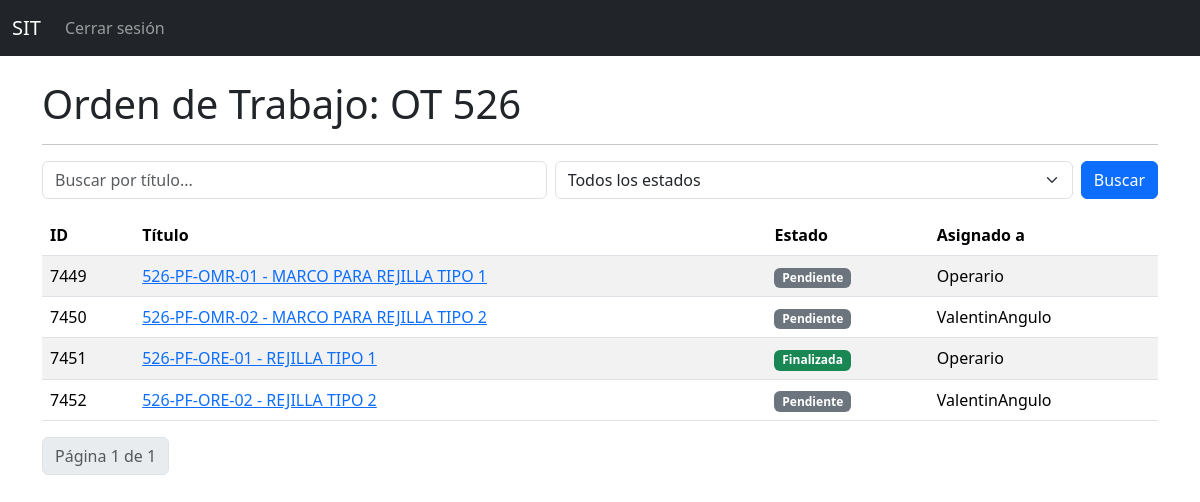
Screenshot of /ordenes/24/ (signed in) with the database file from the repository.
### tareas_app/models.py (models this page shows, shortened)
class OrdenDeTrabajo(models.Model):
    nombre = models.CharField(max_length=200)
    descripcion = models.TextField(blank=True)
    archivo_excel = models.FileField(upload_to='ordenes_excel/', blank=True, null=True)
    fecha_creacion = models.DateTimeField(auto_now_add=True)
    creada_por = models.ForeignKey(Empleado, null=True, blank=True, on_delete=models.SET_NULL)

class Tarea(models.Model):
    titulo = models.CharField(max_length=100)
    descripcion = models.TextField()
    asignado_a = models.ForeignKey(Empleado, on_delete=models.SET_NULL, null=True, blank=True, related_name="tareas_asignadas")
    creada_por = models.ForeignKey(Empleado, null=True, blank=True, on_delete=models.SET_NULL)
    fecha_creacion = models.DateTimeField(auto_now_add=True)
    plano = models.ImageField(upload_to='planos/', null=True, blank=True)
    estado = models.CharField(max_length=20, choices=ESTADOS, default='pendiente')
    orden = models.ForeignKey(OrdenDeTrabajo, related_name='tareas', on_delete=models.CASCADE, null=True, blank=True)
    estructura = models.CharField(max_length=100, blank=True)
    plano_codigo = models.CharField(max_length=50, blank=True)
    posicion = models.CharField(max_length=50, blank=True)
    denominacion = models.CharField(max_length=100, blank=True)
    cantidad = models.IntegerField(null=True, blank=True)
    peso_unitario = models.FloatField(null=True, blank=True)
    peso_total = models.FloatField(null=True, blank=True)

class Empleado(models.Model):
    usuario = models.OneToOneField(User, on_delete=models.CASCADE, null=True, blank=True)
    nombre = models.CharField(max_length=100)
    perfil = models.CharField(max_length=50, choices=PERFILES)

### tareas_app/views.py (the view, shortened to what this page needs)
# urls.py: path('ordenes/<int:orden_id>/', views.detalle_orden_trabajo, name='detalle_orden_trabajo'),
@login_required
def detalle_orden_trabajo(request, orden_id):
    orden = get_object_or_404(OrdenDeTrabajo, id=orden_id)
    empleado = Empleado.objects.get(usuario=request.user)
    if not puede_ver_avances(empleado):
        return HttpResponseForbidden("No tenés acceso a esta orden.")
    tareas = orden.tareas.all()
    busqueda = request.GET.get('q', '')
    if busqueda:
        tareas = tareas.filter(titulo__icontains=busqueda)
    estado = request.GET.get('estado', '')
    if estado:
        tareas = tareas.filter(estado=estado)
    paginator = Paginator(tareas, 100)
    page_number = request.GET.get('page')
    page_obj = paginator.get_page(page_number)
    operarios = Empleado.objects.filter(perfil__in=['armador', 'soldador', 'pintor', 'corte'])
    return render(request, 'tareas/detalle_orden_trabajo.html', {
        'orden': orden,
        'tareas': page_obj,
        'operarios': operarios,
        'perfil_usuario': empleado.perfil,
        'busqueda': busqueda,
        'estado_seleccionado': estado
    })

### tareas_app/views.py (called while the page is built)
def puede_ver_avances(empleado):
    return empleado.perfil in ['administrador', 'ppc', 'produccion', 'calidad', 'despacho', 'ingenieria']

### templates/tareas/detalle_orden_trabajo.html (shortened to what this page needs)
{% extends "base.html" %}
{% block content %}
<h1>Orden de Trabajo: {{ orden.nombre }}</h1>
<hr>
<form method="get" class="d-flex mb-3">
    <input type="text" name="q" placeholder="Buscar por título..." class="form-control me-2" value="{{ busqueda }}">
    <select name="estado" class="form-select me-2" onchange="this.form.submit()">
        <option value="">Todos los estados</option>
    </select>
    <button type="submit" class="btn btn-primary">Buscar</button>
</form>
<table class="table table-striped">
    <thead>
        <tr>
            <th>ID</th>
            <th>Título</th>
            <th>Estado</th>
            <th>Asignado a</th>
        </tr>
    </thead>
    <tbody>
        {% for tarea in tareas %}
        <tr>
            <td>{{ tarea.id }}</td>
            <td>
                <a href="{% url 'detalle_tarea' tarea.id %}">
                {{ tarea.titulo }}
                </a>
            </td>
            <td>
                <span class="badge
                    {% if tarea.estado == 'pendiente' %} bg-secondary
                    {% elif tarea.estado == 'en_progreso' %} bg-primary
                    {% elif tarea.estado == 'en_revision' %} bg-warning
                    {% elif tarea.estado == 'finalizada' %} bg-success
                    {% elif tarea.estado == 'rechazada' %} bg-danger
                    {% endif %}">
                    {{ tarea.estado|title }}
                </span>
            </td>
            <td>
                {% if tarea.asignado_a %}
                    {{ tarea.asignado_a.usuario.username }}
                {% else %}
                    <span class="text-muted">Sin asignar</span>
                {% endif %}
            </td>
        </tr>
        {% empty %}
        <tr>
            <td colspan="5">No hay tareas para mostrar.</td>
        </tr>
        {% endfor %}
    </tbody>
</table>
<nav>
  <ul class="pagination">
    <li class="page-item disabled">
      <span class="page-link">Página {{ tareas.number }} de {{ tareas.paginator.num_pages }}</span>
    </li>
  </ul>
</nav>
{% endblock %}

### templates/base.html (shortened to what this page needs)
<!DOCTYPE html>
<html lang="es">
<head>
    <link href="https://cdn.jsdelivr.net/npm/bootstrap@5.3.0/dist/css/bootstrap.min.css" rel="stylesheet">
    <link rel="stylesheet" href="https://cdn.jsdelivr.net/npm/bootstrap@5.3.3/dist/css/bootstrap.min.css">
</head>
<body>
    <nav class="navbar navbar-expand-lg navbar-dark bg-dark mb-4">
        <div class="container-fluid">
            <a class="navbar-brand" href="{% url 'lista_ordenes_trabajo' %}">SIT</a>
            <div class="collapse navbar-collapse">
                <ul class="navbar-nav me-auto">
                    {% if user.is_authenticated %}
                        <li class="nav-item"><a class="nav-link" href="{% url 'cerrar' %}">Cerrar sesión</a></li>
                    {% else %}
                        <li class="nav-item"><a class="nav-link" href="{% url 'login' %}">Iniciar sesión</a></li>
                    {% endif %}
                </ul>
            </div>>
    </nav>
    <div class="container">
        {% block content %}{% endblock %}
    </div>
</body>
</html>

### rows the page displays
OrdenDeTrabajo: nombre "OT 526"
Tarea: id "7449", titulo "526-PF-OMR-01 - MARCO PARA REJILLA TIPO 1", estado "Pendiente", asignado_a.usuario.username "Operario"
Tarea: id "7450", titulo "526-PF-OMR-02 - MARCO PARA REJILLA TIPO 2", estado "Pendiente", asignado_a.usuario.username "ValentinAngulo"
Tarea: id "7451", titulo "526-PF-ORE-01 - REJILLA TIPO 1", estado "Finalizada", asignado_a.usuario.username "Operario"
Tarea: id "7452", titulo "526-PF-ORE-02 - REJILLA TIPO 2", estado "Pendiente", asignado_a.usuario.username "ValentinAngulo"

### other values shown
{{ tareas.number }} "1"
{{ tareas.paginator.num_pages }} "1"
